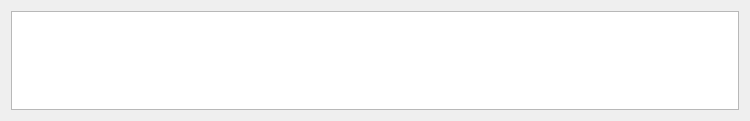
<?xml version="1.0" encoding="UTF-8"?>
<ui version="4.0">
 <class>TextOutput</class>
 <widget class="QWidget" name="TextOutput">
  <property name="geometry">
   <rect>
    <x>0</x>
    <y>0</y>
    <width>750</width>
    <height>121</height>
   </rect>
  </property>
  <property name="windowTitle">
   <string>Form</string>
  </property>
  <layout class="QVBoxLayout" name="verticalLayout">
   <item>
    <widget class="QTextBrowser" name="textBrowser"/>
   </item>
  </layout>
 </widget>
 <resources/>
 <connections/>
</ui>
